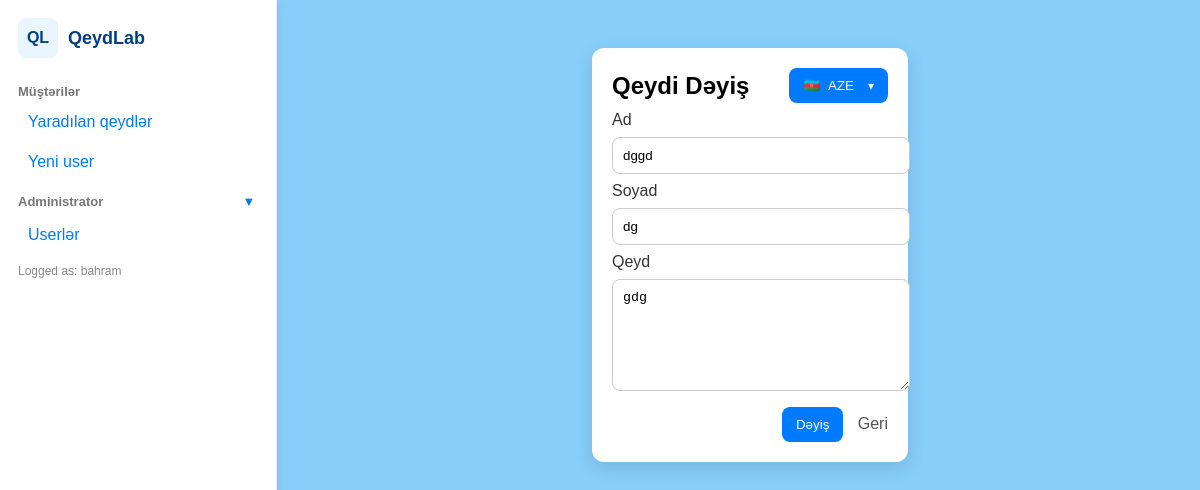
/note/6/edit/ (signed in), run on the app's committed database.
### home/models.py (models this page shows, shortened)
class Note(models.Model):
    first_name = models.CharField(max_length=50)
    last_name = models.CharField(max_length=50)
    note = models.TextField()
    created_at = models.DateTimeField(auto_now_add=True)

### home/views.py (the view)
# urls.py: path("note/<int:id>/edit/", views.edit_note, name="edit_note"),
def edit_note(request, id):
    note = get_object_or_404(Note, id=id)
    lang = request.session.get('lang', 'aze')
    t = get_translations(lang)
    if request.method == "POST":
        note.first_name = request.POST.get("first_name")
        note.last_name = request.POST.get("last_name")
        note.note = request.POST.get("note")
        note.save()
        return redirect("welcome")
    return render(request, "home/edit_note.html", {"note": note, 'lang': lang, 't': t})

### home/views.py (called while the page is built)
def get_translations(lang_code):
    return TRANSLATIONS.get(lang_code, TRANSLATIONS['aze'])

### home/templates/home/edit_note.html (shortened to what this page needs)
<!DOCTYPE html>
<html>
<head>
</head>
<body>
    {% include 'home/sidebar.html' %}
    <div class="main-with-sidebar">
        <div class="box">
        <div style="display:flex; justify-content:space-between; align-items:center;">
            <h2 style="margin:0">{{ t.edit_title }}</h2>
            <div style="display:flex; gap:8px; align-items:center;">
                <div class="lang-dropdown-small" style="position:relative;">
                    <button id="langBtnEdit" class="btn secondary" type="button" style="display:flex; align-items:center; gap:8px;">
                        <span>{% if lang == 'en' %}🇺🇸{% elif lang == 'ru' %}🇷🇺{% else %}🇦🇿{% endif %}</span>
                        <span>{{ lang|upper }}</span>
                        <span style="font-size:12px; margin-left:6px;">▾</span>
                    </button>
                </div>
            </div>
        </div>
        <form method="POST">
            <label>Ad</label>
            <input type="text" name="first_name" value="{{ note.first_name }}" required>
            <label>Soyad</label>
            <input type="text" name="last_name" value="{{ note.last_name }}" required>
            <label>Qeyd</label>
            <textarea name="note" rows="6" required>{{ note.note }}</textarea>
            <div style="text-align:right; margin-top:12px;">
                <button type="submit" class="btn">{{ t.edit }}</button>
                <a href="{% url 'welcome' %}" class="back-link">{{ t.back }}</a>
            </div>
        </form>
        </div>
    </div>
</body>
</html>

### home/templates/home/sidebar.html (shortened to what this page needs)
<aside id="qeyd-sidebar" style="position:fixed; left:0; top:0; bottom:0; width:240px; background:#fff; border-right:1px solid #e6eefb; padding:18px; box-shadow:2px 0 12px rgba(0,0,0,0.04); z-index:60; overflow:auto;">
    <div style="display:flex; flex-direction:column; gap:12px;">
        <a href="{% url 'welcome' %}" style="text-decoration:none; color:inherit; display:flex; align-items:center; gap:10px;">
            <div style="width:40px; height:40px; border-radius:8px; background:#e9f5ff; display:flex; align-items:center; justify-content:center; font-weight:700; color:#004080">QL</div>
            <div style="font-weight:800; color:#004080; font-size:18px">QeydLab</div>
        </a>
        <nav style="margin-top:6px;">
            <div style="margin-top:8px; font-size:13px; color:#777; font-weight:700;">
                <a href="{% url 'welcome' %}" style="text-decoration:none; color:inherit;">Müştərilər</a>
            </div>
            <div style="display:flex; flex-direction:column; gap:6px; margin-top:6px;">
                <a href="{% url 'welcome' %}" style="padding:8px 10px; border-radius:8px; color:#007BFF; text-decoration:none;">Yaradılan qeydlər</a>
                <a href="{% url 'create_user' %}" style="padding:8px 10px; border-radius:8px; color:#007BFF; text-decoration:none;">Yeni user</a>
            </div>
            <div style="margin-top:14px; font-size:13px; color:#777; font-weight:700; display:flex; justify-content:space-between; align-items:center;">
                <div>Administrator</div>
                <button id="adminToggle" style="background:transparent;border:none;cursor:pointer;color:#007BFF;font-weight:700">▾</button>
            </div>
            <div id="adminMenu" style="display:none; margin-top:8px; display:flex; flex-direction:column; gap:6px;">
                <a href="{% url 'users_list' %}" style="padding:8px 10px; border-radius:8px; color:#007BFF; text-decoration:none;">Userlər</a>
            </div>
        </nav>
        <div style="margin-top:auto; font-size:12px; color:#888">Logged as: {{ request.user.username|default:request.session.username|default:'Qonaq' }}</div>
    </div>
</aside>

### home/templates/home/edit_note.html (style rules this page uses)
body { background:#87CEFA; font-family:Arial; display:flex; justify-content:center; align-items:flex-start; padding:40px 20px }
.box { background:#fff; width:100%; max-width:520px; padding:20px; border-radius:12px; box-shadow:0 6px 18px rgba(0,0,0,0.12) }
label { display:block; margin-top:8px; color:#333 }
input[type="text"], textarea { width:100%; padding:10px; margin-top:8px; border-radius:8px; border:1px solid #ccc }
.btn { background:#007BFF; color:#fff; padding:10px 14px; border-radius:8px; border:none; cursor:pointer }
.back-link { margin-left:10px; text-decoration:none; color:#555 }

### home/templates/home/sidebar.html (style rules this page uses)
.main-with-sidebar { margin-left: 260px; max-width: calc(100% - 280px); }

### data on the page
Note: first_name "dggd", last_name "dg", note "gdg"

### other printed values
{{ request.user.username|default:request.session.username|default:'Qonaq' }} "bahram"
{{ t.edit_title }} "Qeydi Dəyiş"
{{ lang|upper }} "AZE"
{{ t.edit }} "Dəyiş"
{{ t.back }} "Geri"
